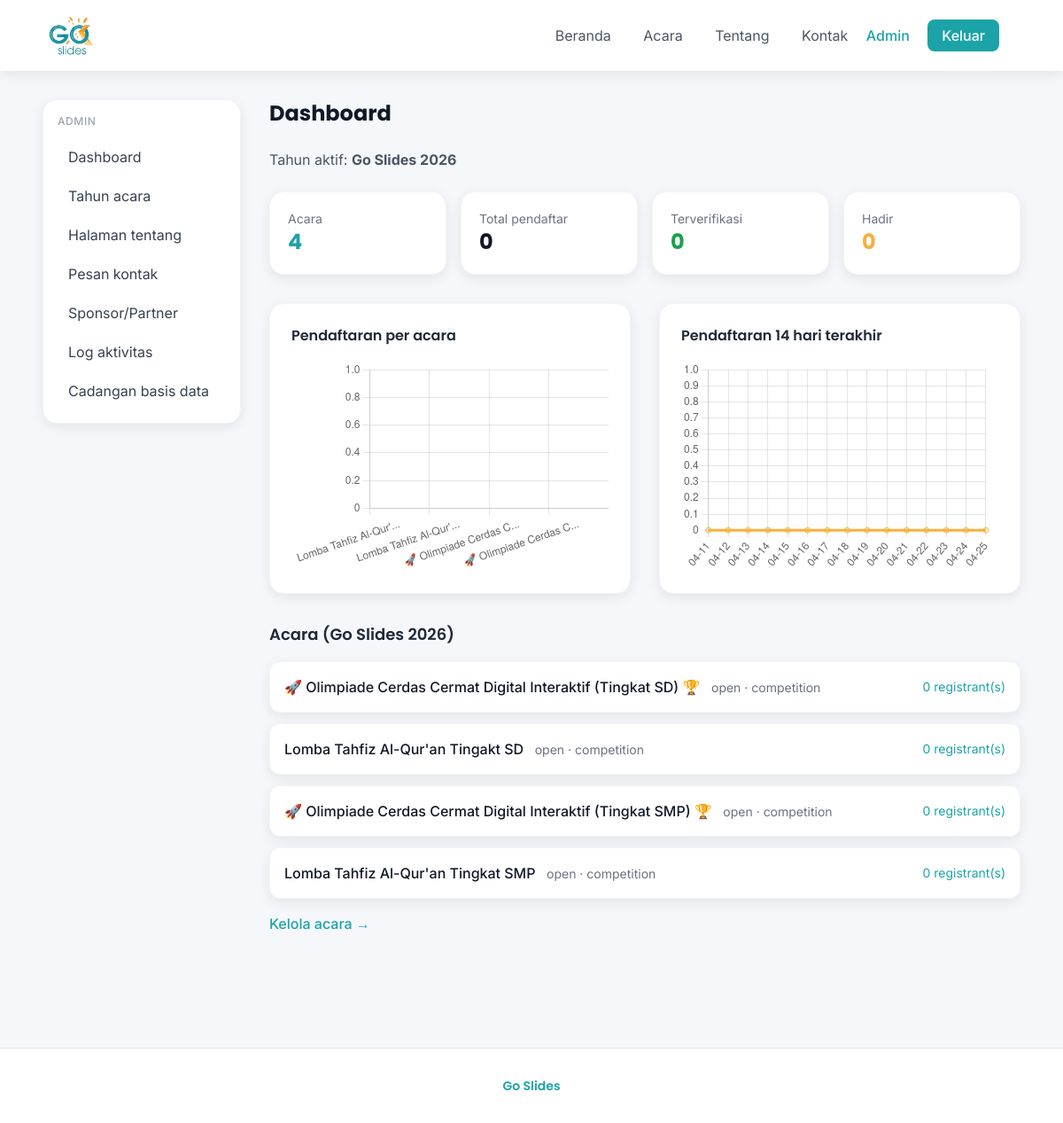
Page /admin/ (signed in) on the committed database.
### app/models/__init__.py (models this page shows, shortened)
class Year(db.Model):
    __tablename__ = "years"
    id = db.Column(db.Integer, primary_key=True)
    name = db.Column(db.String(64), nullable=False)
    theme = db.Column(db.String(255), nullable=True)
    active = db.Column(db.Boolean, nullable=False, default=False)
    created_at = db.Column(db.DateTime, server_default=db.func.now())
    activities = db.relationship("Activity", backref="year", lazy="dynamic", cascade="all, delete-orphan")

class Activity(db.Model):
    __tablename__ = "activities"
    id = db.Column(db.Integer, primary_key=True)
    year_id = db.Column(db.Integer, db.ForeignKey("years.id", ondelete="CASCADE"), nullable=False)
    title = db.Column(db.String(255), nullable=False)
    description = db.Column(db.Text)
    date = db.Column(db.Date)
    type = db.Column(db.String(32), nullable=False, default="competition")
    status = db.Column(db.String(32), nullable=False, default="upcoming")
    quota = db.Column(db.Integer)
    guideline_file = db.Column(db.String(255))
    created_at = db.Column(db.DateTime, server_default=db.func.now())
    registrants = db.relationship("Registrant", backref="activity", lazy="dynamic", cascade="all, delete-orphan")

### app/routes/admin.py (the view)
@admin_bp.route("/")
@login_required
@operator_or_above
def dashboard():
    years = get_all_years()
    active_year = next((y for y in years if y.active), None)
    activities = get_activities_for_year(active_year.id) if active_year else []
    stats = get_dashboard_stats(active_year) if active_year else {}
    return render_template(
        "admin/dashboard.html",
        years=years,
        active_year=active_year,
        activities=activities,
        stats=stats,
    )

### app/models/__init__.py (called while the page is built)
    @property
    def is_super_admin(self):
        return self.role == ROLE_SUPER_ADMIN

### app/services/activity_service.py (called while the page is built)
def get_activities_for_year(year_id=None, year_active=False):
    q = Activity.query
    if year_id is not None:
        q = q.filter_by(year_id=year_id)
    if year_active:
        q = q.join(Activity.year).filter_by(active=True)
    return q.order_by(Activity.date.asc().nulls_last(), Activity.created_at.desc()).all()

### app/services/year_service.py (called while the page is built)
def get_all_years():
    return Year.query.order_by(Year.created_at.desc()).all()

### app/templates/admin/dashboard.html (shortened to what this page needs)
{% extends "admin/base_admin.html" %}
{% block admin_content %}
<h1 class="font-heading font-bold text-2xl text-gray-900 mb-6">Dashboard</h1>
{% if active_year %}
<p class="text-gray-600 mb-6">Tahun aktif: <strong>{{ active_year.name }}</strong></p>
{% if stats %}
<div class="grid grid-cols-2 lg:grid-cols-4 gap-4 mb-8">
  <div class="bg-white rounded-2xl shadow-soft p-5 border border-gray-100">
    <p class="text-sm text-gray-500">Acara</p>
    <p class="font-heading font-bold text-2xl text-primary">{{ stats.total_activities }}</p>
  </div>
  <div class="bg-white rounded-2xl shadow-soft p-5 border border-gray-100">
    <p class="text-sm text-gray-500">Total pendaftar</p>
    <p class="font-heading font-bold text-2xl text-gray-900">{{ stats.total_registrants }}</p>
  </div>
  <div class="bg-white rounded-2xl shadow-soft p-5 border border-gray-100">
    <p class="text-sm text-gray-500">Terverifikasi</p>
    <p class="font-heading font-bold text-2xl text-green-600">{{ stats.verified_count }}</p>
  </div>
  <div class="bg-white rounded-2xl shadow-soft p-5 border border-gray-100">
    <p class="text-sm text-gray-500">Hadir</p>
    <p class="font-heading font-bold text-2xl text-accent">{{ stats.attended_count }}</p>
  </div>
</div>
<div class="grid lg:grid-cols-2 gap-8 mb-8">
  <div class="bg-white rounded-2xl shadow-soft p-6 border border-gray-100">
    <h3 class="font-heading font-semibold text-gray-800 mb-4">Pendaftaran per acara</h3>
    <canvas id="chartActivities" height="200"></canvas>
  </div>
  <div class="bg-white rounded-2xl shadow-soft p-6 border border-gray-100">
    <h3 class="font-heading font-semibold text-gray-800 mb-4">Pendaftaran 14 hari terakhir</h3>
    <canvas id="chartDays" height="200"></canvas>
  </div>
</div>
<script>
(function(){
  // Jinja template: stats akan digantikan JSON saat render
  var stats = {{ stats | tojson }};
  if (stats.activity_labels && stats.activity_labels.length) {
    new Chart(document.getElementById('chartActivities'), {
      type: 'bar',
      data: {
        labels: stats.activity_labels,
        datasets: [{ label: 'Registrants', data: stats.activity_counts, backgroundColor: '#1BA3A8', borderRadius: 8 }]
      },
      options: {
        responsive: true,
        plugins: { legend: { display: false } },
        scales: { y: { beginAtZero: true } }
      }
    });
  }
  if (stats.day_labels && stats.day_labels.length) {
    new Chart(document.getElementById('chartDays'), {
      type: 'line',
      data: {
        labels: stats.day_labels.map(function(d){ return d.slice(5); }),
        datasets: [{ label: 'Registrations', data: stats.regs_per_day, borderColor: '#F4B23C', backgroundColor: 'rgba(244,178,60,0.1)', fill: true, tension: 0.3 }]
      },
      options: {
        responsive: true,
        plugins: { legend: { display: false } },
        scales: { y: { beginAtZero: true } }
      }
    });
  }
})();
</script>
{% endif %}
<div class="mb-8">
  <h2 class="font-heading font-semibold text-lg text-gray-800 mb-4">Acara ({{ active_year.name }})</h2>
  {% if activities %}
  <div class="space-y-3">
    {% for act in activities %}
    <div class="flex flex-wrap items-center justify-between gap-4 bg-white rounded-xl shadow-soft p-4 border border-gray-100">
      <div>
        <a href="{{ url_for('admin.activity_edit', activity_id=act.id) }}" class="font-medium text-gray-900 hover:text-primary">{{ act.title }}</a>
        <span class="ml-2 text-sm text-gray-500">{{ act.status }} · {{ act.type }}</span>
      </div>
      <a href="{{ url_for('admin.registrants_list', activity_id=act.id) }}" class="text-sm text-primary hover:underline">
        {{ act.registrants.count() }} registrant(s)
      </a>
    </div>
    {% endfor %}
  </div>
  <a href="{{ url_for('admin.activities_list', year_id=active_year.id) }}" class="inline-block mt-4 text-primary font-medium hover:underline">Kelola acara →</a>
  {% else %}
  <p class="text-gray-500">Belum ada acara.</p>
  <a href="{{ url_for('admin.activities_list', year_id=active_year.id) }}" class="inline-block mt-2 text-primary font-medium">Tambah acara</a>
  {% endif %}
</div>
{% else %}
<p class="text-gray-600 mb-6">Belum ada tahun aktif. <a href="{{ url_for('admin.years_list') }}" class="text-primary font-medium">Kelola tahun</a></p>
{% endif %}
{% endblock %}

### app/templates/base.html (style rules this page uses)
body { font-family: 'Inter', sans-serif; }
h1, h2, h3, h4, .font-heading { font-family: 'Poppins', sans-serif; }

### rows in the picture
Year: name "Go Slides 2026"
Activity: title "🚀 Olimpiade Cerdas Cermat Digital Interaktif (Tingkat SD) 🏆", status "open", type "competition", registrants.count "0"
Activity: title "Lomba Tahfiz Al-Qur'an Tingakt SD", status "open", type "competition", registrants.count "0"
Activity: title "🚀 Olimpiade Cerdas Cermat Digital Interaktif (Tingkat SMP) 🏆", status "open", type "competition", registrants.count "0"
Activity: title "Lomba Tahfiz Al-Qur'an Tingkat SMP", status "open", type "competition", registrants.count "0"

### other values in the picture
{{ stats.total_activities }} "4"
{{ stats.total_registrants }} "0"
{{ stats.verified_count }} "0"
{{ stats.attended_count }} "0"
